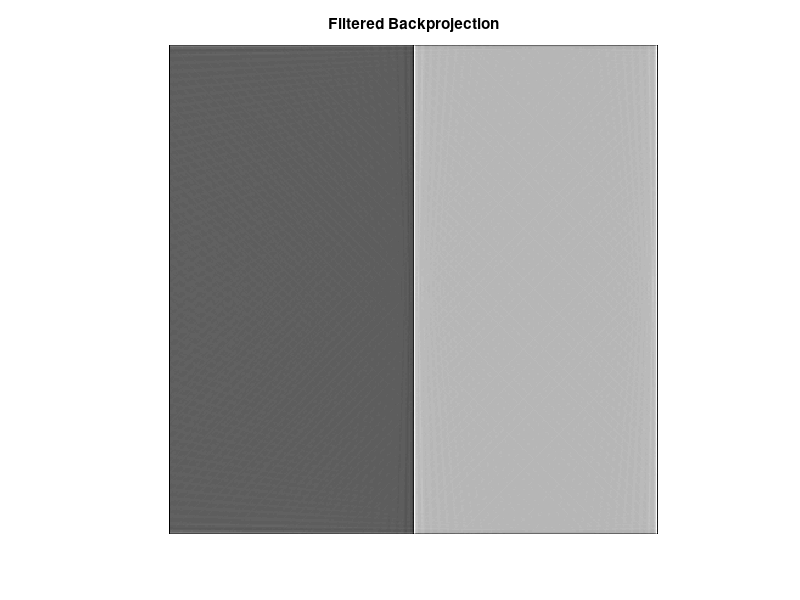

This chart was generated by the following MATLAB code:
% define f(x,y)
f=zeros(400);
f(1:400, 201:400)=1;
% xray transform of f
theta=0:180;
[Xf,t]=radon(f,theta);
% backprojection of Xf
F=iradon(Xf,theta);
U=iradon(Xf,theta,'linear','none');
% original image
imshow(f);
title('Original Grayscale Image');
% x-ray transform 
imagesc(theta,t,Xf);
title('Xf(\theta,t) the X-ray transform of f(x,y)');
xlabel('\theta [degrees]');
ylabel('t');
set(gca,'XTick',0:20:180);
colormap(hot);
colorbar;
% ufbp
imshow(U,[]);
title('Unfiltered Backprojection');
% fbp
imshow(F,[]);
title('Filtered Backprojection');
